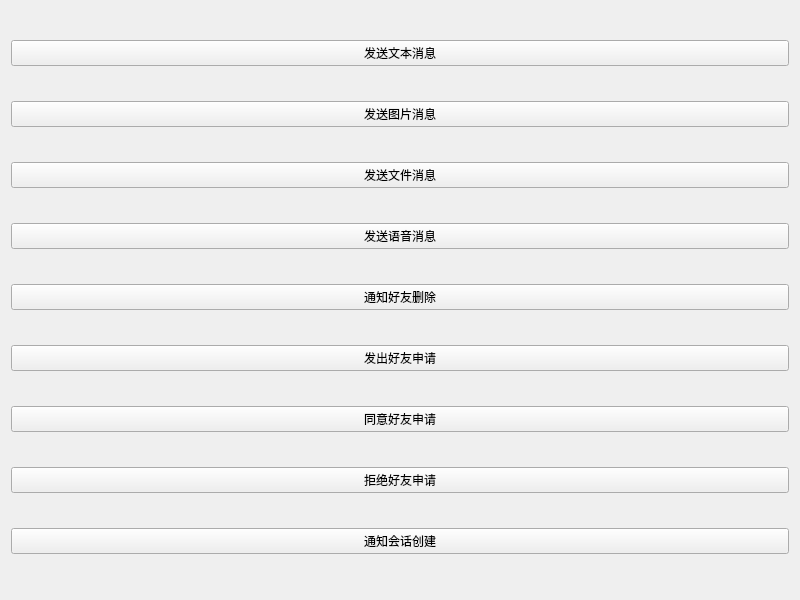
<?xml version="1.0" encoding="UTF-8"?>
<ui version="4.0">
 <class>Widget</class>
 <widget class="QWidget" name="Widget">
  <property name="geometry">
   <rect>
    <x>0</x>
    <y>0</y>
    <width>800</width>
    <height>600</height>
   </rect>
  </property>
  <property name="windowTitle">
   <string>Widget</string>
  </property>
  <layout class="QVBoxLayout" name="verticalLayout">
   <item>
    <widget class="QPushButton" name="sendTextMessage">
     <property name="text">
      <string>发送文本消息</string>
     </property>
    </widget>
   </item>
   <item>
    <widget class="QPushButton" name="sendImageMessage">
     <property name="text">
      <string>发送图片消息</string>
     </property>
    </widget>
   </item>
   <item>
    <widget class="QPushButton" name="sendFileMessage">
     <property name="text">
      <string>发送文件消息</string>
     </property>
    </widget>
   </item>
   <item>
    <widget class="QPushButton" name="sendSpeechMessage">
     <property name="text">
      <string>发送语音消息</string>
     </property>
    </widget>
   </item>
   <item>
    <widget class="QPushButton" name="notifyFriendRemove">
     <property name="text">
      <string>通知好友删除</string>
     </property>
    </widget>
   </item>
   <item>
    <widget class="QPushButton" name="notifyFriendApply">
     <property name="text">
      <string>发出好友申请</string>
     </property>
    </widget>
   </item>
   <item>
    <widget class="QPushButton" name="notifyFriendAgree">
     <property name="text">
      <string>同意好友申请</string>
     </property>
    </widget>
   </item>
   <item>
    <widget class="QPushButton" name="notifyFriendReject">
     <property name="text">
      <string>拒绝好友申请</string>
     </property>
    </widget>
   </item>
   <item>
    <widget class="QPushButton" name="notifyNewChatSession">
     <property name="text">
      <string>通知会话创建</string>
     </property>
    </widget>
   </item>
  </layout>
 </widget>
 <resources/>
 <connections/>
</ui>
